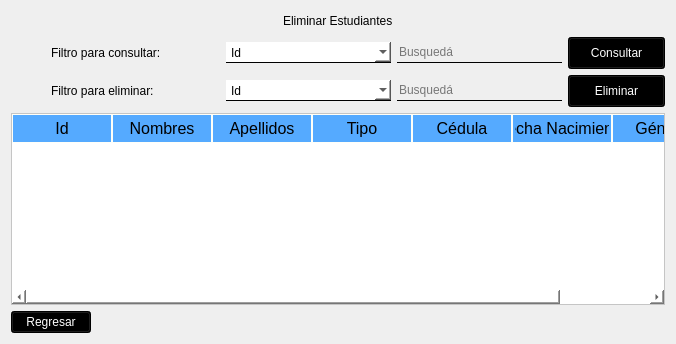
         <widget class="QWidget" name="tab_4">
          <attribute name="icon">
           <iconset resource="logo.qrc">
            <normaloff>:/cct/imagenes/klipartz.com (17).png</normaloff>:/cct/imagenes/klipartz.com (17).png</iconset>
          </attribute>
          <attribute name="title">
           <string/>
          </attribute>
          <layout class="QVBoxLayout" name="verticalLayout_7">
           <item>
            <layout class="QHBoxLayout" name="horizontalLayout_6">
             <item>
              <spacer name="horizontalSpacer_4">
               <property name="orientation">
                <enum>Qt::Horizontal</enum>
               </property>
               <property name="sizeHint" stdset="0">
                <size>
                 <width>40</width>
                 <height>20</height>
                </size>
               </property>
              </spacer>
             </item>
             <item>
              <widget class="QLabel" name="label_3">
               <property name="styleSheet">
                <string notr="true">font: 87 18pt &quot;Arial Black&quot;;
color: rgb(0,0,0);</string>
               </property>
               <property name="text">
                <string>Eliminar Estudiantes</string>
               </property>
              </widget>
             </item>
             <item>
              <spacer name="horizontalSpacer_9">
               <property name="orientation">
                <enum>Qt::Horizontal</enum>
               </property>
               <property name="sizeHint" stdset="0">
                <size>
                 <width>40</width>
                 <height>20</height>
                </size>
               </property>
              </spacer>
             </item>
            </layout>
           </item>
           <item>
            <layout class="QHBoxLayout" name="horizontalLayout_15">
             <item>
              <layout class="QHBoxLayout" name="horizontalLayout_14">
               <item>
                <spacer name="horizontalSpacer_18">
                 <property name="orientation">
                  <enum>Qt::Horizontal</enum>
                 </property>
                 <property name="sizeHint" stdset="0">
                  <size>
                   <width>40</width>
                   <height>20</height>
                  </size>
                 </property>
                </spacer>
               </item>
               <item>
                <widget class="QLabel" name="label_22">
                 <property name="minimumSize">
                  <size>
                   <width>169</width>
                   <height>30</height>
                  </size>
                 </property>
                 <property name="styleSheet">
                  <string notr="true">color: rgb(0, 0, 0);
font: 87 11pt &quot;Arial Black&quot;;
</string>
                 </property>
                 <property name="text">
                  <string>Filtro para consultar:</string>
                 </property>
                </widget>
               </item>
               <item>
                <widget class="QComboBox" name="EliComboConsu">
                 <property name="minimumSize">
                  <size>
                   <width>165</width>
                   <height>21</height>
                  </size>
                 </property>
                 <property name="styleSheet">
                  <string notr="true">
border: none;
font:12pt &quot;Arial&quot;;
border-bottom: 1px solid black;
background-color: rgb(255, 255, 255);
</string>
                 </property>
                 <item>
                  <property name="text">
                   <string>Id</string>
                  </property>
                 </item>
                 <item>
                  <property name="text">
                   <string>Nombre</string>
                  </property>
                 </item>
                 <item>
                  <property name="text">
                   <string>Apellido</string>
                  </property>
                 </item>
                 <item>
                  <property name="text">
                   <string>Identificacion</string>
                  </property>
                 </item>
                 <item>
                  <property name="text">
                   <string>Fecha Nacimiento</string>
                  </property>
                 </item>
                </widget>
               </item>
               <item>
                <widget class="QLineEdit" name="EliConTex">
                 <property name="minimumSize">
                  <size>
                   <width>165</width>
                   <height>21</height>
                  </size>
                 </property>
                 <property name="styleSheet">
                  <string notr="true">background-color: rgba(0, 0, 0,0%);
font: 12pt &quot;Arial&quot;;
border: none;

border-bottom: 1px solid black;</string>
                 </property>
                 <property name="placeholderText">
                  <string>Busquedá</string>
                 </property>
                </widget>
               </item>
              </layout>
             </item>
             <item>
              <widget class="QPushButton" name="EliBotonConsu">
               <property name="minimumSize">
                <size>
                 <width>97</width>
                 <height>32</height>
                </size>
               </property>
               <property name="styleSheet">
                <string notr="true">
QPushButton{
	
	background-color: rgb(0, 0, 0);
	font: 87 13pt &quot;Arial Black&quot;;
	color: rgb(255, 255, 255);
}

QPushButton:hover{

	background-color:#00aaff;
	font: 87 13pt &quot;Arial Black&quot;;
	color: rgb(0, 0, 0);

}</string>
               </property>
               <property name="text">
                <string>Consultar</string>
               </property>
              </widget>
             </item>
            </layout>
           </item>
           <item>
            <layout class="QHBoxLayout" name="horizontalLayout_16">
             <item>
              <spacer name="horizontalSpacer_19">
               <property name="orientation">
                <enum>Qt::Horizontal</enum>
               </property>
               <property name="sizeHint" stdset="0">
                <size>
                 <width>40</width>
                 <height>20</height>
                </size>
               </property>
              </spacer>
             </item>
             <item>
              <widget class="QLabel" name="label_23">
               <property name="minimumSize">
                <size>
                 <width>169</width>
                 <height>30</height>
                </size>
               </property>
               <property name="styleSheet">
                <string notr="true">color: rgb(0, 0, 0);
font: 87 11pt &quot;Arial Black&quot;;
</string>
               </property>
               <property name="text">
                <string>Filtro para eliminar:</string>
               </property>
              </widget>
             </item>
             <item>
              <widget class="QComboBox" name="EliCombo">
               <property name="minimumSize">
                <size>
                 <width>165</width>
                 <height>21</height>
                </size>
               </property>
               <property name="styleSheet">
                <string notr="true">
border: none;
font:12pt &quot;Arial&quot;;
border-bottom: 1px solid black;
background-color: rgb(255, 255, 255);
</string>
               </property>
               <item>
                <property name="text">
                 <string>Id</string>
                </property>
               </item>
               <item>
                <property name="text">
                 <string>Nombre</string>
                </property>
               </item>
               <item>
                <property name="text">
                 <string>Apellido</string>
                </property>
               </item>
               <item>
                <property name="text">
                 <string>Identificacion</string>
                </property>
               </item>
               <item>
                <property name="text">
                 <string>Fecha Nacimiento</string>
                </property>
               </item>
              </widget>
             </item>
             <item>
              <widget class="QLineEdit" name="EliTex">
               <property name="minimumSize">
                <size>
                 <width>165</width>
                 <height>21</height>
                </size>
               </property>
               <property name="styleSheet">
                <string notr="true">background-color: rgba(0, 0, 0,0%);
font: 12pt &quot;Arial&quot;;
border: none;

border-bottom: 1px solid black;</string>
               </property>
               <property name="placeholderText">
                <string>Busquedá</string>
               </property>
              </widget>
             </item>
             <item>
              <widget class="QPushButton" name="EliBoton">
               <property name="minimumSize">
                <size>
                 <width>97</width>
                 <height>32</height>
                </size>
               </property>
               <property name="styleSheet">
                <string notr="true">
QPushButton{
	
	background-color: rgb(0, 0, 0);
	font: 87 13pt &quot;Arial Black&quot;;
	color: rgb(255, 255, 255);
}

QPushButton:hover{

	background-color:#00aaff;
	font: 87 13pt &quot;Arial Black&quot;;
	color: rgb(0, 0, 0);

}</string>
               </property>
               <property name="text">
                <string>Eliminar</string>
               </property>
              </widget>
             </item>
            </layout>
           </item>
           <item>
            <widget class="QTableWidget" name="TablaEli">
             <property name="styleSheet">
              <string notr="true">QWidget{
		background-color:#ffffff;
		color:#000000;
}

QHeaderView::section{
		background-color:#55aaff;
		padding:2px;
		border:1px solid #fffff8;
		font-size:12pt;
		
}
QTableWidget{
		gridline-color: #ff00ff;
		font-size:12pt;
}
QTableWidget QTableCornerButton:section{
		background-color:#55ffaa;
		border:1px solid #f00000;
}

</string>
             </property>
             <column>
              <property name="text">
               <string>Id</string>
              </property>
             </column>
             <column>
              <property name="text">
               <string>Nombres</string>
              </property>
             </column>
             <column>
              <property name="text">
               <string>Apellidos</string>
              </property>
             </column>
             <column>
              <property name="text">
               <string>Tipo</string>
              </property>
             </column>
             <column>
              <property name="text">
               <string>Cédula</string>
              </property>
             </column>
             <column>
              <property name="text">
               <string>Fecha Nacimiento</string>
              </property>
             </column>
             <column>
              <property name="text">
               <string>Género</string>
              </property>
             </column>
            </widget>
           </item>
           <item>
            <layout class="QHBoxLayout" name="horizontalLayout_17">
             <item>
              <widget class="QPushButton" name="EliBotonRegre">
               <property name="styleSheet">
                <string notr="true">QPushButton{
	
	background-color: rgb(0, 0, 0);
	font: 87 13pt &quot;Arial Black&quot;;
	color: rgb(255, 255, 255);
}

QPushButton:hover{

	background-color:#00aaff;
	font: 87 13pt &quot;Arial Black&quot;;
	color: rgb(0, 0, 0);

}</string>
               </property>
               <property name="text">
                <string>Regresar</string>
               </property>
              </widget>
             </item>
             <item>
              <spacer name="horizontalSpacer_15">
               <property name="orientation">
                <enum>Qt::Horizontal</enum>
               </property>
               <property name="sizeHint" stdset="0">
                <size>
                 <width>40</width>
                 <height>20</height>
                </size>
               </property>
              </spacer>
             </item>
            </layout>
           </item>
          </layout>
         </widget>
